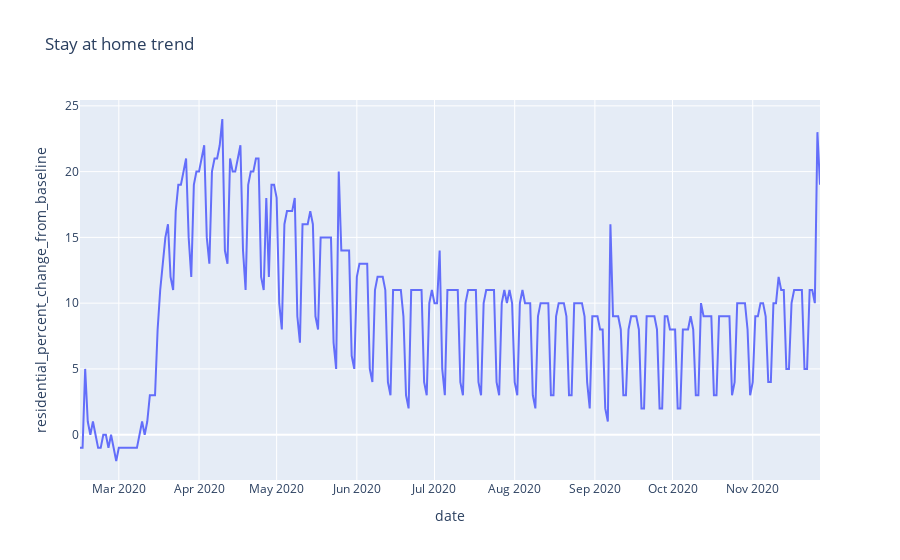

Notebook source saved alongside this figure:
### Code cell
plot_trend_of("residential_percent_change_from_baseline").show()

### Figure 1 — Plotly figure (JSON) as saved in the notebook; plotly's stock layout.template omitted (floating-point values rounded to 4 significant figures; data arrays with more than 128 entries replaced by an {"elided": "..."} marker saying what was removed)
{"data": [{"hovertemplate": "date=%{x}<br>residential_percent_change_from_baseline=%{y}<extra></extra>", "legendgroup": "", "line": {"color": "#636efa", "dash": "solid"}, "mode": "lines", "name": "", "orientation": "v", "showlegend": false, "type": "scatter", "x": {"elided": "287 str values"}, "xaxis": "x", "y": {"elided": "287 int values"}, "yaxis": "y"}], "layout": {"legend": {"tracegroupgap": 0}, "title": {"text": "Stay at home trend"}, "xaxis": {"anchor": "y", "domain": [0, 1], "title": {"text": "date"}}, "yaxis": {"anchor": "x", "domain": [0, 1], "title": {"text": "residential_percent_change_from_baseline"}}}}
